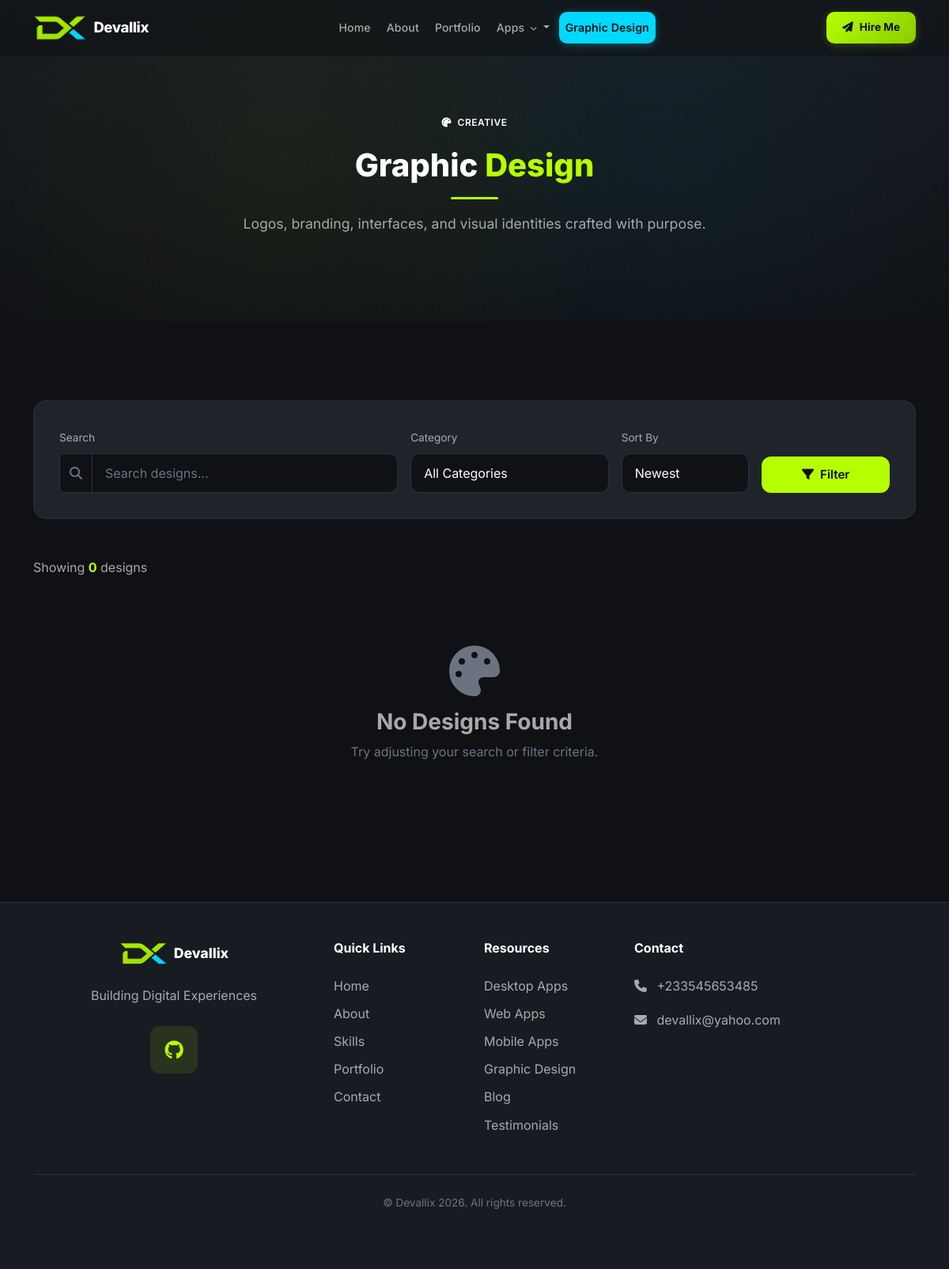
Screenshot of /graphic-design/ with the database file from the repository.
### apps/core/models.py (models this page shows, shortened)
class SiteSettings(models.Model):
    site_name = models.CharField(max_length=200, default='DevPortfolio')
    site_tagline = models.CharField(max_length=300, blank=True)
    logo = models.ImageField(upload_to='uploads/site/', blank=True, null=True)
    favicon = models.ImageField(upload_to='uploads/site/', blank=True, null=True)
    hero_title = models.CharField(max_length=300, blank=True)
    hero_subtitle = models.TextField(blank=True)
    hero_cta_text = models.CharField(max_length=100, default='View Portfolio')
    hero_cta_url = models.CharField(max_length=300, default='/portfolio/')
    about_image = models.ImageField(upload_to='uploads/site/', blank=True, null=True)
    footer_text = models.TextField(blank=True)
    meta_title = models.CharField(max_length=200, blank=True)
    meta_description = models.TextField(blank=True)
    meta_keywords = models.TextField(blank=True)
    og_image = models.ImageField(upload_to='uploads/site/', blank=True, null=True)
    google_analytics_code = models.TextField(blank=True)
    email = models.EmailField(blank=True)
    phone = models.CharField(max_length=20, blank=True)
    address = models.TextField(blank=True)
    github_url = models.URLField(blank=True)
    linkedin_url = models.URLField(blank=True)
    twitter_url = models.URLField(blank=True)
    youtube_url = models.URLField(blank=True)
    facebook_url = models.URLField(blank=True)
    instagram_url = models.URLField(blank=True)
    updated_at = models.DateTimeField(auto_now=True)
    class Meta:
        verbose_name = 'Site Settings'
        verbose_name_plural = 'Site Settings'
    @classmethod
    def load(cls):
        obj, created = cls.objects.get_or_create(pk=1)
        return obj

### apps/graphic_design/views.py (the view)
# urls.py: path('graphic-design/', views.DesignListView.as_view(), name='design_list'),
class DesignListView(ListView):
    model = GraphicDesignProject
    template_name = 'graphic_design/design_list.html'
    context_object_name = 'designs'
    paginate_by = 12
    def get_queryset(self):
        qs = GraphicDesignProject.objects.filter(published=True)
        category = self.request.GET.get('category')
        search = self.request.GET.get('q')
        sort = self.request.GET.get('sort', '-created_at')
        if category:
            qs = qs.filter(category=category)
        if search:
            qs = qs.filter(name__icontains=search)
        valid_sort = ['-created_at', 'created_at', 'name', '-display_order']
        if sort in valid_sort:
            qs = qs.order_by(sort)
        return qs
    def get_context_data(self, **kwargs):
        context = super().get_context_data(**kwargs)
        context['search_query'] = self.request.GET.get('q', '')
        context['current_category'] = self.request.GET.get('category', '')
        context['current_sort'] = self.request.GET.get('sort', '-created_at')
        context['total_count'] = self.get_queryset().count()
        context['categories'] = GraphicDesignProject.CATEGORY_CHOICES
        return context

### apps/core/context_processors.py (called while the page is built)
def site_settings_context(request):
    try:
        settings = SiteSettings.load()
    except Exception:
        settings = None
    return {'site_settings': settings}

### templates/graphic_design/design_list.html (shortened to what this page needs)
{% extends 'base.html' %}
{% block content %}
<div class="page-header">
    <div class="container">
        <div class="row justify-content-center">
            <div class="col-lg-8 text-center" data-aos="fade-up">
                <span class="badge-custom mb-3"><i class="fas fa-palette me-1"></i> Creative</span>
                <h1 class="section-title">Graphic <span class="accent">Design</span></h1>
                <div class="divider divider-center"></div>
                <p class="section-subtitle">Logos, branding, interfaces, and visual identities crafted with purpose.</p>
            </div>
        </div>
    </div>
</div>
<section class="section-padding">
    <div class="container">
        <div class="card-custom mb-5" data-aos="fade-up">
            <form method="get" class="row g-3 align-items-end">
                <div class="col-lg-5 col-md-6">
                    <label class="form-label" style="color:var(--text-muted);font-size:0.85rem;">Search</label>
                    <div class="input-group">
                        <span class="input-group-text" style="background:var(--bg-primary);border-color:var(--border-color);color:var(--text-dim);"><i class="fas fa-search"></i></span>
                        <input type="text" name="q" class="form-control form-control-custom" placeholder="Search designs..." value="{{ search_query|default:'' }}">
                    </div>
                </div>
                <div class="col-lg-3 col-md-6">
                    <label class="form-label" style="color:var(--text-muted);font-size:0.85rem;">Category</label>
                    <select name="category" class="form-select form-control-custom">
                        <option value="">All Categories</option>
                    </select>
                </div>
                <div class="col-lg-2 col-md-6">
                    <label class="form-label" style="color:var(--text-muted);font-size:0.85rem;">Sort By</label>
                    <select name="sort" class="form-select form-control-custom">
                        <option value="-created_at" {% if current_sort == '-created_at' %}selected{% endif %}>Newest</option>
                    </select>
                </div>
                <div class="col-lg-2 col-md-6">
                    <button type="submit" class="btn btn-primary-custom w-100 justify-content-center">
                        <i class="fas fa-filter"></i> Filter
                    </button>
                </div>
            </form>
        </div>
        <div class="d-flex justify-content-between align-items-center mb-4" data-aos="fade-up">
            <p style="color:var(--text-muted);margin:0;">Showing <strong style="color:var(--accent-primary);">{{ total_count }}</strong> design{{ total_count|pluralize }}</p>
        </div>
        <div class="row g-4">
            {% for design in designs %}
            <div class="col-lg-4 col-md-6" data-aos="fade-up" data-aos-delay="{{ forloop.counter0|divisibleby:3|yesno:'100,200,300' }}">
                <div class="card-custom h-100 hover-lift" style="padding:0;overflow:hidden;">
                    {% if design.image %}
                    <div style="height:240px;overflow:hidden;">
                        <img src="{{ design.image.url }}" alt="{{ design.name }}" style="width:100%;height:100%;object-fit:cover;transition:transform 0.5s ease;" onmouseover="this.style.transform='scale(1.05)'" onmouseout="this.style.transform='scale(1)'">
                    </div>
                    {% else %}
                    <div style="height:240px;background:linear-gradient(135deg,var(--bg-card),var(--bg-secondary));display:flex;align-items:center;justify-content:center;">
                        <i class="fas fa-palette" style="font-size:3rem;color:var(--text-dim);"></i>
                    </div>
                    {% endif %}
                    <div class="p-4">
                        <div class="d-flex align-items-center gap-2 mb-2">
                            {% if design.featured %}
                            <span class="badge-custom" style="background:rgba(182,255,0,0.15);color:var(--accent-primary);border-color:rgba(182,255,0,0.3);font-size:0.65rem;">
                                <i class="fas fa-star me-1"></i> Featured
                            </span>
                            {% endif %}
                            <span class="badge-custom" style="background:rgba(0,217,255,0.15);color:var(--accent-secondary);border-color:rgba(0,217,255,0.3);font-size:0.65rem;">{{ design.get_category_display }}</span>
                        </div>
                        <h5 class="fw-bold mb-2">{{ design.name }}</h5>
                        <p style="color:var(--text-muted);font-size:0.9rem;display:-webkit-box;-webkit-line-clamp:2;-webkit-box-orient:vertical;overflow:hidden;margin-bottom:1rem;">{{ design.short_description }}</p>
                        <div class="d-flex align-items-center justify-content-between pt-3" style="border-top:1px solid var(--border-color);">
                            <span style="color:var(--text-dim);font-size:0.8rem;">
                                {% if design.client %}<i class="fas fa-user me-1"></i>{{ design.client }}{% else %}<i class="far fa-calendar me-1"></i>{{ design.created_at|date:"M Y" }}{% endif %}
                            </span>
                            <a href="{{ design.get_absolute_url }}" class="btn btn-sm btn-primary-custom" style="padding:6px 14px;">
                                <i class="fas fa-arrow-right"></i>
                            </a>
                        </div>
                    </div>
                </div>
            </div>
            {% empty %}
            <div class="col-12">
                <div class="empty-state">
                    <i class="fas fa-palette"></i>
                    <h3>No Designs Found</h3>
                    <p>Try adjusting your search or filter criteria.</p>
                </div>
            </div>
            {% endfor %}
        </div>
    </div>
</section>
{% endblock %}

### templates/includes/navbar.html (shortened to what this page needs)
<nav class="navbar navbar-expand-lg navbar-dark fixed-top" id="mainNav">
    <div class="container">
        <a class="navbar-brand d-flex align-items-center gap-2" href="{% url 'core:home' %}">
            {% if site_settings.logo %}
            <img src="{{ site_settings.logo.url }}" alt="{{ site_settings.site_name }}" height="36">
            {% else %}
            <div class="brand-logo-box">
                <span>D</span>
            </div>
            {% endif %}
            <span class="brand-text">{{ site_settings.site_name|default:'DevPortfolio' }}</span>
        </a>
        <div class="collapse navbar-collapse" id="navbarNav">
            <ul class="navbar-nav mx-auto align-items-lg-center nav-pills-wrapper">
                <li class="nav-item">
                    <a class="nav-link {% if request.resolver_match.url_name == 'home' %}active{% endif %}" href="{% url 'core:home' %}">Home</a>
                </li>
                <li class="nav-item">
                    <a class="nav-link {% if request.resolver_match.url_name == 'about' %}active{% endif %}" href="{% url 'core:about' %}">About</a>
                </li>
                <li class="nav-item">
                    <a class="nav-link {% if request.resolver_match.url_name == 'portfolio' %}active{% endif %}" href="{% url 'portfolio:portfolio' %}">Portfolio</a>
                </li>
                <li class="nav-item dropdown nav-apps-dropdown">
                    <a class="nav-link dropdown-toggle " href="#" id="appsDropdown" role="button" data-bs-toggle="dropdown" data-bs-display="static" aria-expanded="false">
                        Apps <i class="fas fa-chevron-down nav-chevron"></i>
                    </a>
                </li>
                <li class="nav-item">
                    <a class="nav-link {% if request.resolver_match.app_name == 'graphic_design' %}active{% endif %}" href="{% url 'graphic_design:design_list' %}">Graphic Design</a>
                </li>
            </ul>
            <div class="d-flex align-items-center gap-3 nav-actions">
                <a href="{% url 'contact:contact' %}" class="nav-cta-btn">
                    <span class="nav-cta-icon"><i class="fas fa-paper-plane"></i></span>
                    Hire Me
                </a>
            </div>
        </div>
    </div>
</nav>

### templates/includes/footer.html (shortened to what this page needs)
<footer class="bg-secondary-custom" style="border-top:1px solid var(--border-color);">
    <div class="container py-5">
        <div class="row g-4 justify-content-center text-center">
            <div class="col-lg-4 col-md-6">
                <div class="d-flex align-items-center justify-content-center gap-2 mb-4">
                    {% if site_settings.logo %}
                    <img src="{{ site_settings.logo.url }}" alt="{{ site_settings.site_name }}" height="32">
                    {% else %}
                    <div style="width:32px;height:32px;border-radius:8px;background:var(--accent-primary);display:flex;align-items:center;justify-content:center;">
                        <span style="color:var(--bg-primary);font-weight:800;">D</span>
                    </div>
                    {% endif %}
                    <span style="font-weight:800;font-size:1.1rem;">{{ site_settings.site_name|default:'DevPortfolio' }}</span>
                </div>
                <p style="color:var(--text-muted);max-width:350px;margin:0 auto;">{{ site_settings.footer_text|default:'Professional software developer crafting premium desktop, web and mobile applications, plus bold graphic design.' }}</p>
                <div class="d-flex justify-content-center gap-3 mt-4">
                    {% if site_settings.github_url %}
                    <a href="{{ site_settings.github_url }}" class="icon-box icon-box-accent" target="_blank" rel="noopener">
                        <i class="fab fa-github"></i>
                    </a>
                    {% endif %}
                </div>
            </div>
            <div class="col-lg-2 col-md-6 text-start">
                <h6 class="fw-bold mb-4" style="color:var(--text-white);">Quick Links</h6>
                <ul class="list-unstyled footer-links">
                    <li class="mb-2"><a href="{% url 'core:home' %}">Home</a></li>
                    <li class="mb-2"><a href="{% url 'core:about' %}">About</a></li>
                    <li class="mb-2"><a href="{% url 'core:skills' %}">Skills</a></li>
                    <li class="mb-2"><a href="{% url 'portfolio:portfolio' %}">Portfolio</a></li>
                    <li class="mb-2"><a href="{% url 'contact:contact' %}">Contact</a></li>
                </ul>
            </div>
            <div class="col-lg-2 col-md-6 text-start">
                <h6 class="fw-bold mb-4" style="color:var(--text-white);">Resources</h6>
                <ul class="list-unstyled footer-links">
                    <li class="mb-2"><a href="{% url 'desktop_apps:app_list' %}">Desktop Apps</a></li>
                    <li class="mb-2"><a href="{% url 'web_projects:project_list' %}">Web Apps</a></li>
                    <li class="mb-2"><a href="{% url 'mobile_apps:app_list' %}">Mobile Apps</a></li>
                    <li class="mb-2"><a href="{% url 'graphic_design:design_list' %}">Graphic Design</a></li>
                    <li class="mb-2"><a href="{% url 'blog:post_list' %}">Blog</a></li>
                    <li class="mb-2"><a href="{% url 'testimonials:testimonial_list' %}">Testimonials</a></li>
                </ul>
            </div>
            <div class="col-lg-4 col-md-6 text-start">
                <h6 class="fw-bold mb-4" style="color:var(--text-white);">Contact</h6>
                <div class="footer-contact">
                    {% if site_settings.phone %}
                    <div class="mb-3" style="color:var(--text-muted);">
                        <i class="fas fa-phone me-2"></i>
                        <span>{{ site_settings.phone }}</span>
                    </div>
                    {% endif %}
                    {% if site_settings.email %}
                    <div class="mb-3" style="color:var(--text-muted);">
                        <i class="fas fa-envelope me-2"></i>
                        <span>{{ site_settings.email }}</span>
                    </div>
                    {% endif %}
                </div>
            </div>
        </div>
        <div style="border-top:1px solid var(--border-color);margin-top:2rem;">
            <div class="py-4 text-center">
                <p style="color:var(--text-dim);font-size:0.85rem;margin:0;">
                    &copy; {{ site_settings.site_name|default:'DevPortfolio' }} {% now "Y" %}. All rights reserved.
                </p>
            </div>
        </div>
    </div>
</footer>

### templates/includes/footer.html (style rules this page uses)
.footer-links a { color: var(--text-muted); transition: color 0.2s ease; text-decoration: none; }
.footer-contact div { transition: color 0.2s ease; }

### rows the page displays
SiteSettings: logo (picture), site_name "Devallix", footer_text "Building Digital Experiences", phone "+233545653485", email "devallix@yahoo.com"

### other values shown
{{ total_count }} "0"
